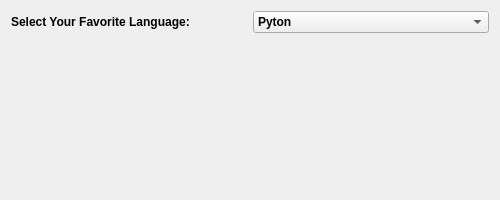
<?xml version="1.0" encoding="UTF-8"?>
<ui version="4.0">
 <class>Form</class>
 <widget class="QWidget" name="Form">
  <property name="geometry">
   <rect>
    <x>0</x>
    <y>0</y>
    <width>500</width>
    <height>200</height>
   </rect>
  </property>
  <property name="windowTitle">
   <string>Form</string>
  </property>
  <layout class="QVBoxLayout" name="verticalLayout">
   <item>
    <layout class="QHBoxLayout" name="horizontalLayout">
     <item>
      <widget class="QLabel" name="label">
       <property name="font">
        <font>
         <weight>75</weight>
         <bold>true</bold>
        </font>
       </property>
       <property name="text">
        <string>Select Your Favorite Language:</string>
       </property>
      </widget>
     </item>
     <item>
      <widget class="QComboBox" name="comboBox">
       <property name="font">
        <font>
         <weight>75</weight>
         <bold>true</bold>
        </font>
       </property>
       <item>
        <property name="text">
         <string>Pyton</string>
        </property>
       </item>
       <item>
        <property name="text">
         <string>Java</string>
        </property>
       </item>
       <item>
        <property name="text">
         <string>C++</string>
        </property>
       </item>
       <item>
        <property name="text">
         <string>C#</string>
        </property>
       </item>
      </widget>
     </item>
    </layout>
   </item>
   <item>
    <widget class="QLabel" name="label_result">
     <property name="font">
      <font>
       <pointsize>16</pointsize>
       <weight>75</weight>
       <bold>true</bold>
      </font>
     </property>
     <property name="text">
      <string/>
     </property>
    </widget>
   </item>
  </layout>
 </widget>
 <resources/>
 <connections/>
</ui>
